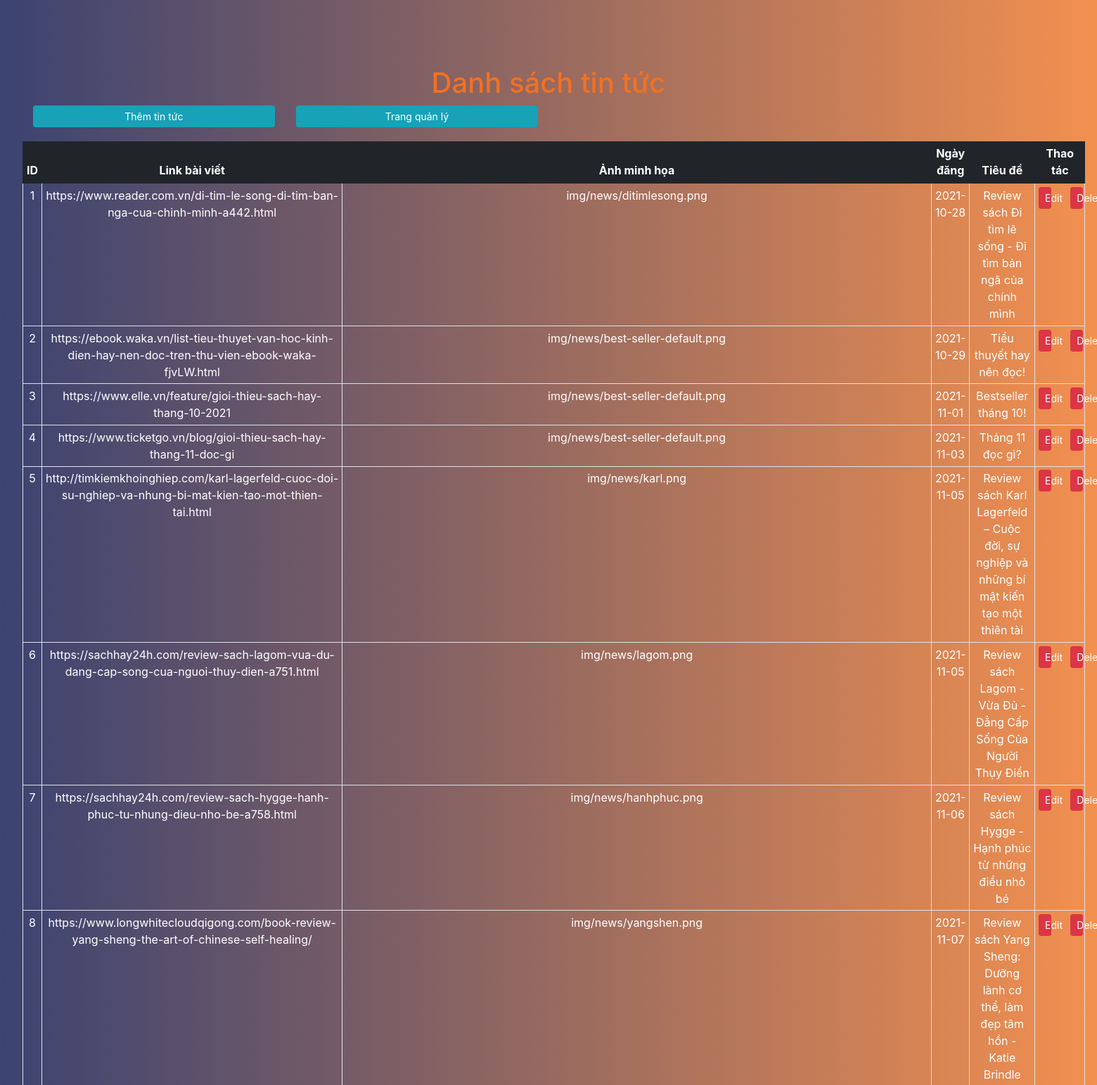
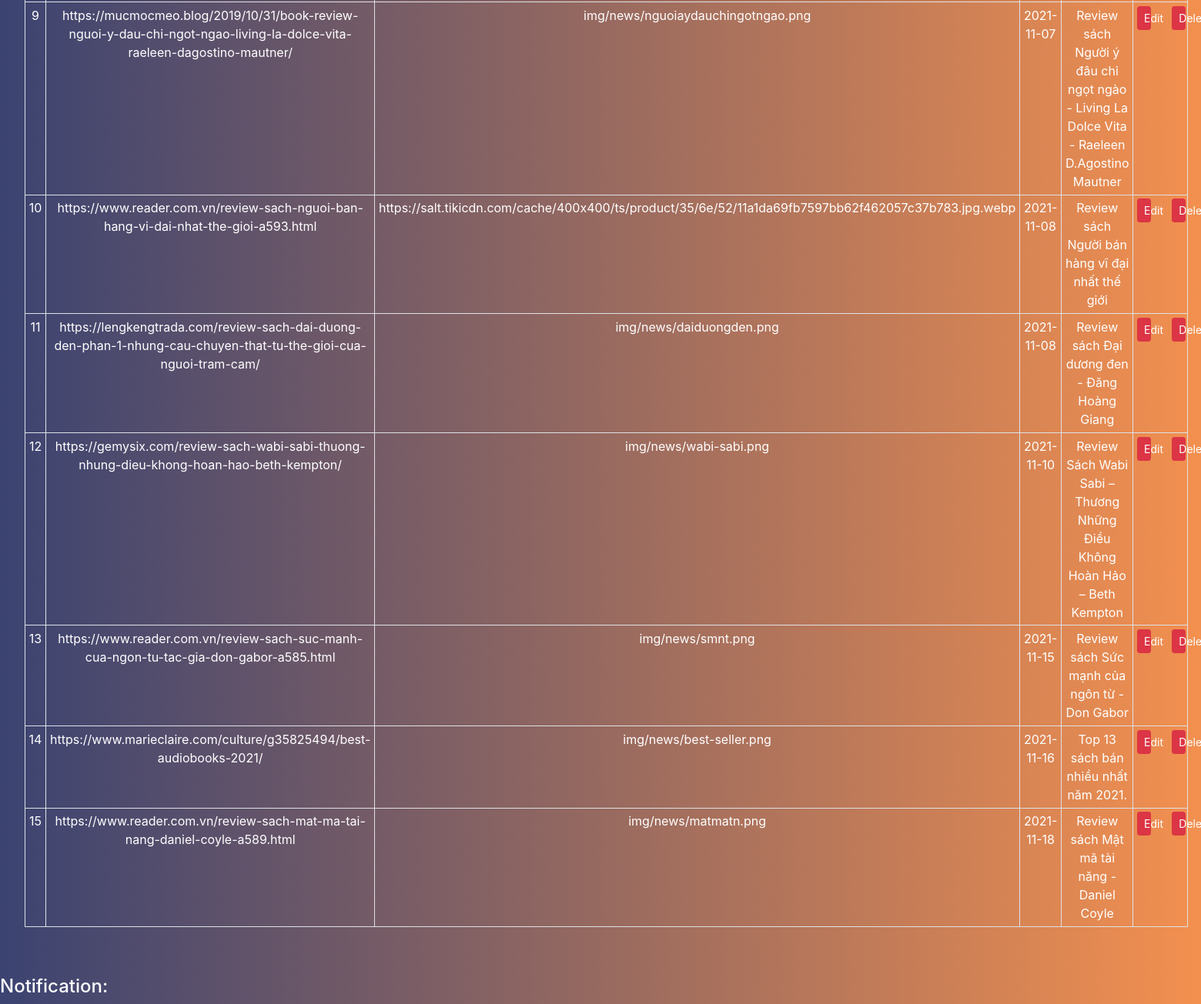
Screenshot of /BTL/people/admin/news/index.php with the database file from the repository (2 pictures, top to bottom).
### tables this page shows
CREATE TABLE `news` (
  `id` int(10) NOT NULL,
  `link` longtext NOT NULL,
  `img` varchar(100) NOT NULL,
  `date` date NOT NULL,
  `content` longtext NOT NULL
);

### BTL/people/admin/news/index.php (the view, shortened to what this page needs)
<!DOCTYPE html>
<html lang="en">
<head>
  <link href="https://maxcdn.bootstrapcdn.com/bootstrap/4.1.1/css/bootstrap.min.css" rel="stylesheet" id="bootstrap-css" />
  <link rel="stylesheet" href="../style.css" />
</head>
<body>
  <div class="container-fluid back-ground">
    <div class="head">
      <h1>Danh sách tin tức</h1>
    </div>
    <div class="row">
      <div class="col-md-3 col-sm-4 col-6" style="padding-bottom: 20px;">
        <button type="button" class="btn btn-info btn-block btn-sm add-new">Thêm tin tức</button>
      </div>
      <div class="col-md-3 col-sm-4 col-6" style="padding-bottom: 20px;">
        <button type="button" class="btn btn-info btn-block btn-sm" id="back">Trang quản lý</button>
      </div>
    </div>
    <div class="row table-responsive-sm">
      <table class="table table-bordered table-sm">
        <colgroup>
          <col class="col-md-1">
          <col class="col-md-2">
          <col class="col-md-2">
          <col class="col-md-2">
          <col class="col-md-3">
          <col class="col-md-2">
        </colgroup>
        <thead class="thead-dark">
          <tr>
            <th>ID</th>
            <th>Link bài viết</th>
            <th>Ảnh minh họa</th>
            <th>Ngày đăng</th>
            <th>Tiêu đề</th>
            <th>Thao tác</th>
          </tr>
        </thead>
        <tbody>
          <?php
          include $_SERVER['DOCUMENT_ROOT'] . '/BTL/php/conn.php';
          $sql = "SELECT * FROM news";
          $result = mysqli_query($con, $sql);
          while ($row = mysqli_fetch_assoc($result)) {
            $id = $row['id'];
            $link = $row['link'];
            $img = $row['img'];
            $date = $row['date'];
            $content = $row['content'];
          ?>
            <tr>
              <td><?php echo $id ?></td>
              <td><?php echo $link ?></td>
              <td><?php echo $img ?></td>
              <td><?php echo $date ?></td>
              <td><?php echo $content ?></td>
              <td>
                <div class="row">
                  <div class="col-6">
                    <button type="button" class="btn btn-danger btn-block btn-sm edit" id="<?php echo $id; ?>">Edit</button>
                  </div>
                  <div class="col-6">
                    <button type="button" class="btn btn-danger btn-block btn-sm delete" id="<?php echo $id; ?>">Delete</button>
                  </div>
                  <div class="col-6">
                  </div>
                  <div class="col-6">
                  </div>
                </div>
              </td>
            </tr>
          <?php
          }
          ?>
        </tbody>
      </table>
    </div>
  </div>
  <div>
    <h4 style="color: white;">Notification:</h4>
  </div>
</body>
</html>

### BTL/people/admin/style.css (style rules this page uses)
body { background: #f3904f; background: -webkit-linear-gradient( to right, #3b4371, #f3904f ); background: linear-gradient( to right, #3b4371, #f3904f ); }
.back-ground { margin-top: 3%; padding: 3%; }
table td { color: white; }
.table-responsive-sm { text-align: center; }
.head { color: #f37121; text-align: center; }
.table .thead-dark th { color: #fff; background-color: #212529; border-color: #212529; }

### rows the page displays
news: id "1", link "https://www.reader.com.vn/di-tim-le-song-di-tim-ban-nga-cua-chinh-minh-a442.html", img "img/news/ditimlesong.png", date "2021-10-28", content "Review sách Đi tìm lẽ sống - Đi tìm bản ngã của chính mình"
news: id "2", link "https://ebook.waka.vn/list-tieu-thuyet-van-hoc-kinh-dien-hay-nen-doc-tren-thu-vien-ebook-waka-fjvLW.html", img "img/news/best-seller-default.png", date "2021-10-29", content "Tiểu thuyết hay nên đọc!"
news: id "3", link "https://www.elle.vn/feature/gioi-thieu-sach-hay-thang-10-2021", img "img/news/best-seller-default.png", date "2021-11-01", content "Bestseller tháng 10!"
news: id "4", link "https://www.ticketgo.vn/blog/gioi-thieu-sach-hay-thang-11-doc-gi", img "img/news/best-seller-default.png", date "2021-11-03", content "Tháng 11 đọc gì?"
news: id "5", link "http://timkiemkhoinghiep.com/karl-lagerfeld-cuoc-doi-su-nghiep-va-nhung-bi-mat-kien-tao-mot-thien-tai.html", img "img/news/karl.png", date "2021-11-05", content "Review sách Karl Lagerfeld – Cuộc đời, sự nghiệp và những bí mật kiến tạo một thiên tài"
news: id "6", link "https://sachhay24h.com/review-sach-lagom-vua-du-dang-cap-song-cua-nguoi-thuy-dien-a751.html", img "img/news/lagom.png", date "2021-11-05", content "Review sách Lagom - Vừa Đủ - Đẳng Cấp Sống Của Người Thụy Điển"
news: id "7", link "https://sachhay24h.com/review-sach-hygge-hanh-phuc-tu-nhung-dieu-nho-be-a758.html", img "img/news/hanhphuc.png", date "2021-11-06", content "Review sách Hygge - Hạnh phúc từ những điều nhỏ bé"
news: id "8", link "https://www.longwhitecloudqigong.com/book-review-yang-sheng-the-art-of-chinese-self-healing/", img "img/news/yangshen.png", date "2021-11-07", content "Review sách Yang Sheng: Dưỡng lành cơ thể, làm đẹp tâm hồn - Katie Brindle"
news: id "9", link "https://mucmocmeo.blog/2019/10/31/book-review-nguoi-y-dau-chi-ngot-ngao-living-la-dolce-vita-raeleen-dagostino-mautner/", img "img/news/nguoiaydauchingotngao.png", date "2021-11-07", content "Review sách Người ý đâu chỉ ngọt ngào - Living La Dolce Vita - Raeleen D.Agostino Mautner"
news: id "10", link "https://www.reader.com.vn/review-sach-nguoi-ban-hang-vi-dai-nhat-the-gioi-a593.html", img "https://salt.tikicdn.com/cache/400x400/ts/product/35/6e/52/11a1da69fb7597bb62f462057c37b783.jpg.webp", date "2021-11-08", content "Review sách Người bán hàng vĩ đại nhất thế giới"
news: id "11", link "https://lengkengtrada.com/review-sach-dai-duong-den-phan-1-nhung-cau-chuyen-that-tu-the-gioi-cua-nguoi-tram-cam/", img "img/news/daiduongden.png", date "2021-11-08", content "Review sách Đại dương đen - Đăng Hoàng Giang"
news: id "12", link "https://gemysix.com/review-sach-wabi-sabi-thuong-nhung-dieu-khong-hoan-hao-beth-kempton/", img "img/news/wabi-sabi.png", date "2021-11-10", content "Review Sách Wabi Sabi – Thương Những Điều Không Hoàn Hảo – Beth Kempton"
news: id "13", link "https://www.reader.com.vn/review-sach-suc-manh-cua-ngon-tu-tac-gia-don-gabor-a585.html", img "img/news/smnt.png", date "2021-11-15", content "Review sách Sức mạnh của ngôn từ - Don Gabor"
news: id "14", link "https://www.marieclaire.com/culture/g35825494/best-audiobooks-2021/", img "img/news/best-seller.png", date "2021-11-16", content "Top 13 sách bán nhiều nhất năm 2021."
news: id "15", link "https://www.reader.com.vn/review-sach-mat-ma-tai-nang-daniel-coyle-a589.html", img "img/news/matmatn.png", date "2021-11-18", content "Review sách Mật mã tài năng - Daniel Coyle"
